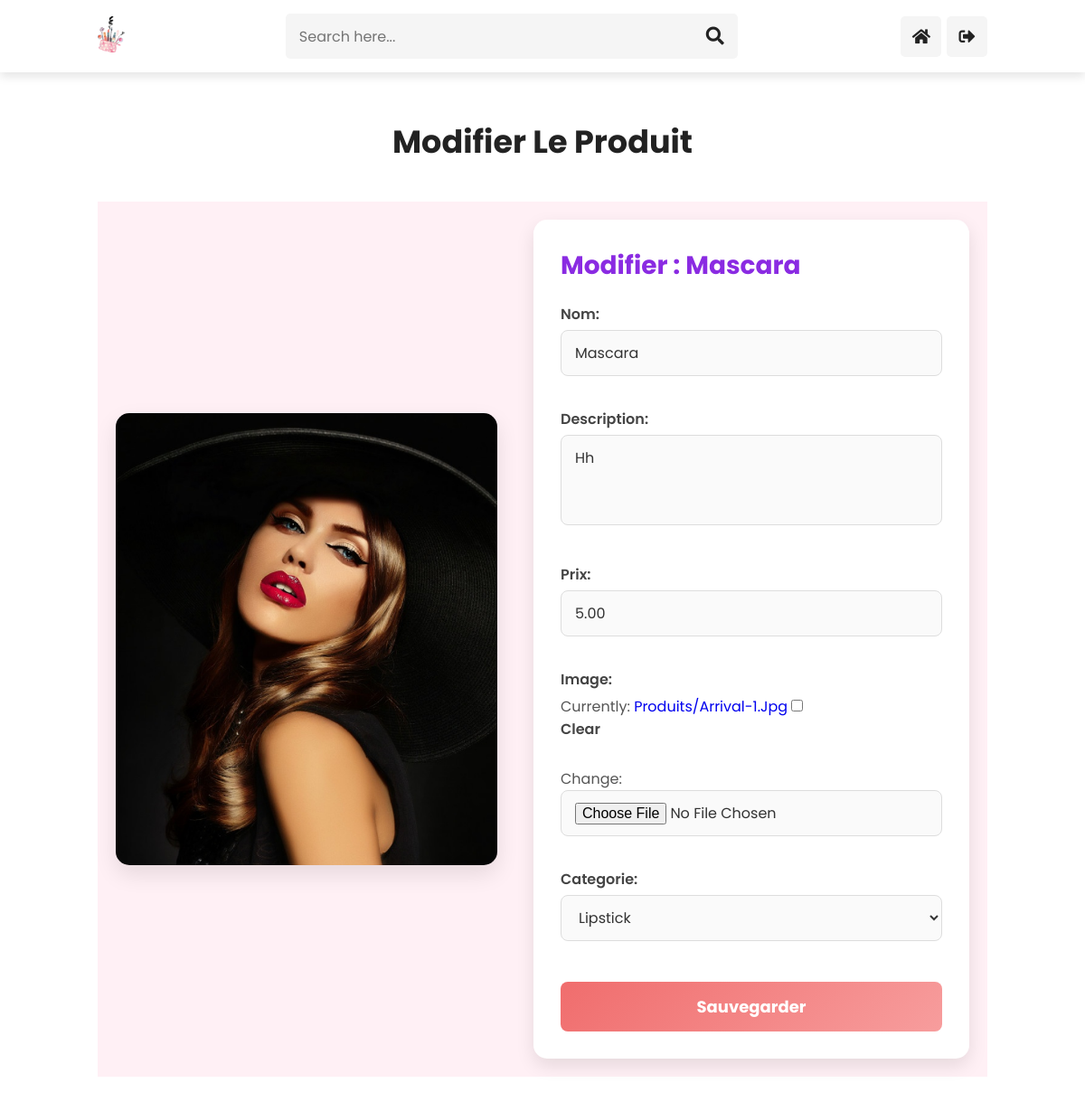
Screenshot of /produits/modifier/4/ with the database file from the repository.
### beaute/models.py (models this page shows)
class Produit(models.Model):
    nom = models.CharField(max_length=100)
    description = models.TextField()
    prix = models.DecimalField(max_digits=10, decimal_places=2)
    image = models.ImageField(upload_to='produits/', blank=True, null=True)
    categorie = models.CharField(max_length=50, choices=[
        ('cosmetics', 'Cosmetics'),
        ('makeup', 'Makeup'),
        ('powder', 'Powder'),
        ('lotions', 'Lotions'),
        ('lipstick', 'Lipstick'),
        ('mascara', 'Mascara'),
    ])

### beaute/views.py (the view)
# urls.py: path('produits/modifier/<int:produit_id>/', views.modifier_produit, name='modifier_produit'),
def modifier_produit(request, produit_id):
    produit = get_object_or_404(Produit, id=produit_id)
    if request.method == 'POST':
        form = ProduitForm(request.POST, request.FILES, instance=produit)
        if form.is_valid():
            form.save()
            return redirect('liste_produits')  # redirection après modification
    else:
        form = ProduitForm(instance=produit)
    return render(request, 'modifier_produit.html', {'form': form, 'produit': produit})

### beaute/forms.py
class ProduitForm(forms.ModelForm):
    categorie = forms.ChoiceField(choices=CATEGORIES_CHOICES)
    class Meta:
        model = Produit
        fields = ['nom', 'description', 'prix', 'image', 'categorie']

### beaute/templates/modifier_produit.html (shortened to what this page needs)
{% load static %}
<!DOCTYPE html>
<html lang="en">
<head>
    <link rel="stylesheet" href="https://cdnjs.cloudflare.com/ajax/libs/font-awesome/5.15.4/css/all.min.css">
    <link rel="stylesheet" href="https://unpkg.com/swiper@7/swiper-bundle.min.css" />
    <link rel="stylesheet" href="{% static 'style.css' %}">
</head>
<body>
<header class="header">
    <a href="#home" class="logo">
        <img src="{% static 'image/logo.png' %}" alt="Logo">
    </a>
    <form action="" class="search-form">
        <input type="search" placeholder="Search here..." id="search-box">
        <label for="search-box" class="fas fa-search"></label>
    </form>
    <div class="icons">
        <a href="{% url 'liste_produits' %}" class="fas fa-home"></a>
        <a href="{% url 'logout' %}" class="fas fa-sign-out-alt"></a>
    </div>
</header>
<section class="shop" id="shop">
    <div class="heading">
        <h1>Modifier le Produit</h1>
    </div>
    <section class="product-form-section">
        <div class="image-slider">
            <div class="swiper mySwiper">
                <div class="swiper-wrapper">
                    <div class="swiper-slide"><img src="{% static 'image/home-img-1.png' %}" alt="Produit 1"></div>
                </div>
            </div>
        </div>
        <div class="form-container">
            <h2>Modifier : {{ produit.nom }}</h2>
            <form method="post" enctype="multipart/form-data" class="custom-form">
                {{ form.as_p }}
                <button type="submit" class="btn">Sauvegarder</button>
            </form>
        </div>
    </section>
</section>
</body>
</html>

### beaute/static/style.css (style rules this page uses)
* { font-family: 'Poppins', sans-serif; margin: 0; padding: 0; -webkit-box-sizing: border-box; box-sizing: border-box; outline: none; border: none; text-decoration: none; text-transform: capitalize; -webkit-transition: all .2s linear; transition: all .2s linear; }
html { font-size: 62.5%; overflow-x: hidden; scroll-behavior: smooth; scroll-padding-top: 6rem; }
section { padding: 5rem 9%; }
.btn { display: inline-block; margin-top: 1rem; border: 0.2rem solid #222; background: #fff; padding: 1rem 3rem; font-size: 1.7rem; cursor: pointer; color: #222; }
.heading { text-align: center; margin-bottom: 4rem; }
.heading h1 { font-size: 3.5rem; color: #222; }
.header { padding: 1.5rem 9%; background: #fff; -webkit-box-shadow: 0 0.5rem 1rem rgba(0, 0, 0, 0.1); box-shadow: 0 0.5rem 1rem rgba(0, 0, 0, 0.1); display: -webkit-box; display: -ms-flexbox; display: flex; -webkit-box-align: center; -ms-flex-align: center; align-items: center; -webkit-box-pack: justify; -ms-flex-pack: justify; justify-content: space-between; position: -webkit-sticky; position: sticky; top: 0; left: 0; right: 0; z-index: 1000; }
.header .logo img { height: 4rem; }
.header .search-form { height: 5rem; width: 50rem; border-radius: .5rem; background: #f5f5f5; display: -webkit-box; display: -ms-flexbox; display: flex; -webkit-box-align: center; -ms-flex-align: center; align-items: center; padding: 0 1.5rem; }
.header .search-form input { width: 100%; background: none; font-size: 1.6rem; color: #777; text-transform: none; }
.header .search-form label { font-size: 2rem; margin-left: .7rem; color: #222; cursor: pointer; }
.header .icons a, .header .icons div { height: 4.5rem; width: 4.5rem; line-height: 4.5rem; text-align: center; background: #f5f5f5; color: #222; cursor: pointer; font-size: 1.8rem; margin-left: .3rem; border-radius: .5rem; }

### beaute/templates/modifier_produit.html (style rules this page uses)
.product-form-section { display: flex; flex-direction: row; align-items: center; justify-content: center; gap: 2rem; padding: 2rem; background: #fff0f5; }
.image-slider { width: 50%; }
.form-container { width: 50%; }
.image-slider { flex: 1; margin-right: 20px; }
.image-slider .swiper { width: 100%; height: 500px; border-radius: 15px; overflow: hidden; box-shadow: 0 10px 25px rgba(0,0,0,0.1); }
.image-slider img { width: 100%; height: 100%; object-fit: cover; }
.form-container { flex: 1; background: #ffffff; padding: 30px; border-radius: 15px; box-shadow: 0 8px 20px rgba(0,0,0,0.1); }
textarea { height: 100px; resize: none; font-family: 'Poppins', sans-serif; font-size: 14px; padding: 10px; border-radius: 8px; border: 1px solid #ccc; width: 100%; background-color: #fdfdfd; }
.form-container h2 { margin-bottom: 20px; color: #8a2be2; font-family: 'Poppins', sans-serif; font-size: 28px; }
form input[type="text"], form input[type="number"], form input[type="file"], form textarea, form select { width: 100%; padding: 12px 15px; margin-bottom: 20px; border: 1px solid #ddd; border-radius: 8px; font-size: 15px; background-color: #fafafa; }
form button[type="submit"].btn { width: 100%; padding: 14px; background: linear-gradient(135deg, #f06d6d, #f79d9d); border: none; border-radius: 8px; color: white; font-weight: bold; font-size: 18px; cursor: pointer; transition: 0.3s; }
.custom-form { font-family: 'Poppins', 'Segoe UI', sans-serif; font-size: 16px; color: #555; }
.custom-form input[type="text"], .custom-form input[type="number"], .custom-form input[type="file"], .custom-form textarea, .custom-form select { width: 100%; padding: 12px 15px; margin-bottom: 20px; border: 1px solid #ddd; border-radius: 8px; background-color: #fafafa; font-size: 16px; color: #333; transition: all 0.3s ease; }
.custom-form .btn { width: 100%; padding: 14px; background: linear-gradient(135deg, #f06d6d, #f79d9d); border: none; border-radius: 8px; color: white; font-weight: bold; font-size: 18px; cursor: pointer; transition: 0.3s; }
.custom-form p { margin-bottom: 15px; }
.custom-form label { font-weight: 600; margin-bottom: 5px; display: block; color: #444; }

### rows the page displays
Produit: nom "Mascara", nom "mascara", description "hh", prix "5.00", categorie "Lipstick"
